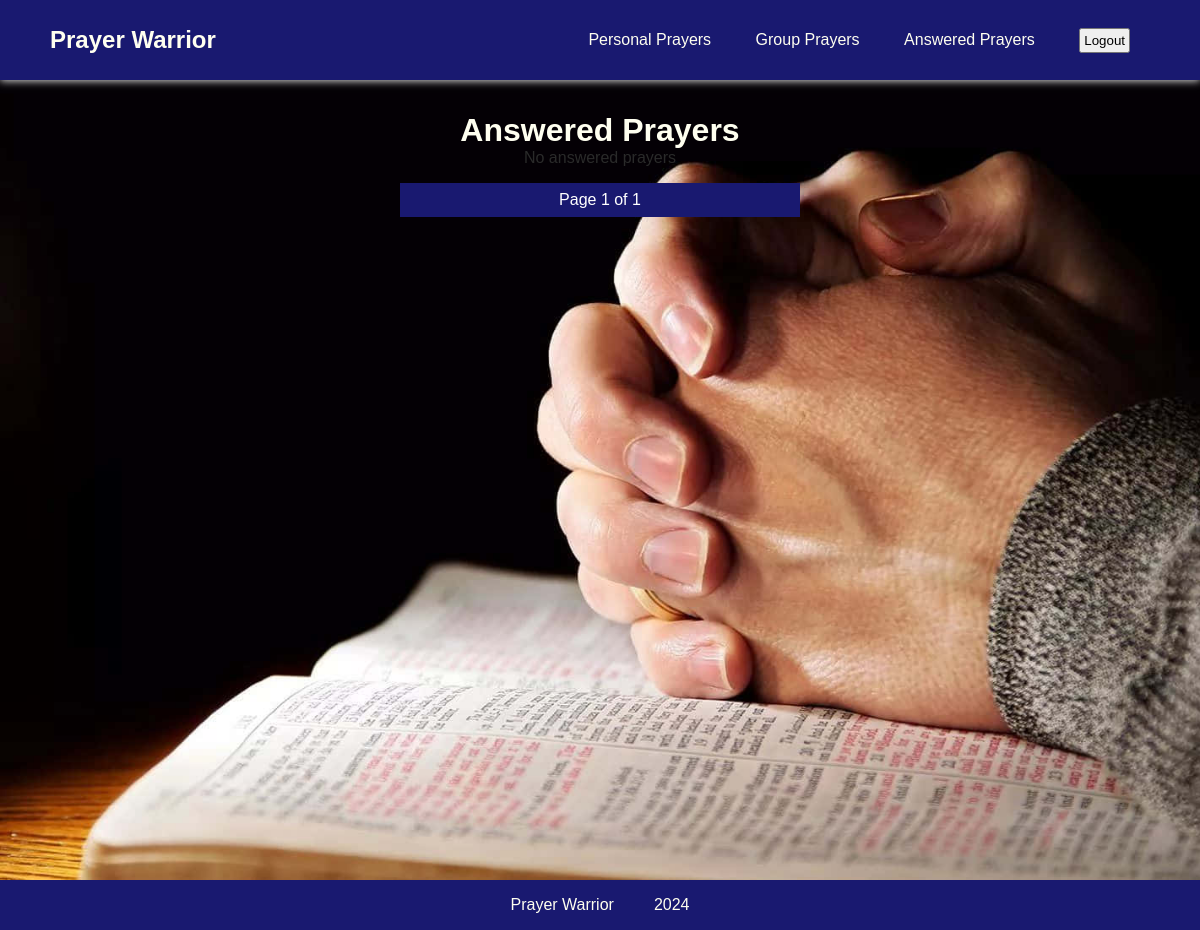
The page /app/answered-prayer-list/ (signed in) on the database as committed earlier.
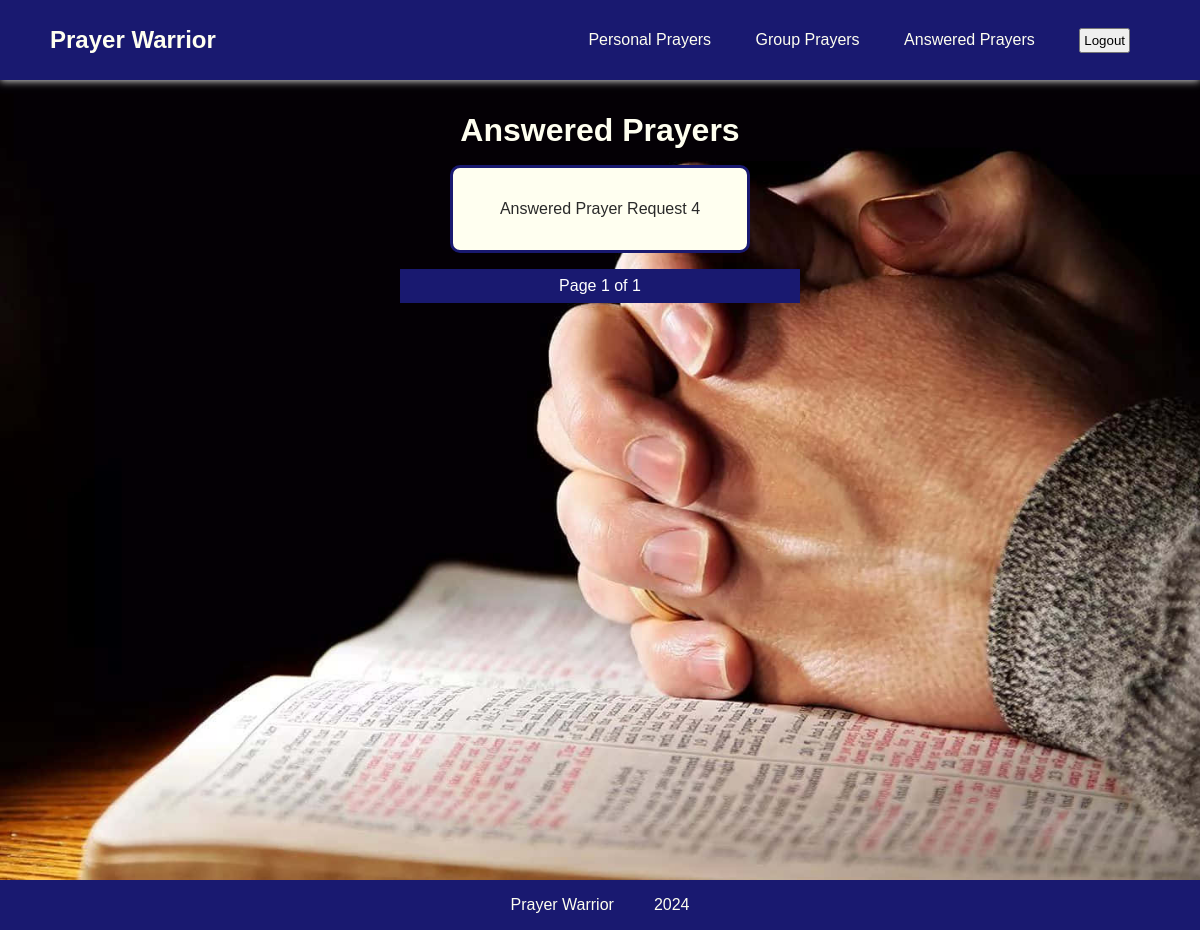
The same page on the database as committed later.
### app/models.py (models this page shows)
class AnsweredPrayer(models.Model):
    datetime = models.DateTimeField(auto_now_add=True)
    prayer_request = models.ForeignKey(PrayerRequest, on_delete=models.CASCADE)
    content = models.TextField()

### app/views.py (the view)
# urls.py: path("answered-prayer-list/", views.AnsweredPrayerListView.as_view(), name="answered-prayer-list"),
class AnsweredPrayerListView(LoginRequiredMixin, generic.ListView):
    model = AnsweredPrayer
    template_name = "app/answered-prayer-list.html"
    login_url = reverse_lazy("login")
    paginate_by = 6
    def get_queryset(self):
        prayer_requests = PrayerRequest.objects.filter(user=self.request.user)
        queryset = []
        for prayer_request in prayer_requests:
            if AnsweredPrayer.objects.filter(prayer_request=prayer_request).exists():
                queryset.append(AnsweredPrayer.objects.get(prayer_request=prayer_request))
        return queryset

### app/templates/app/answered-prayer-list.html
{% extends "app/base-list.html" %}
{% load static %}
{% block page-style %}<link href="{% static 'app/answered-prayer-list.css' %}" rel="stylesheet">{% endblock %}
{% block list-content %}
<div class="page-container">
    <div class="header">
        <h1>Answered Prayers</h1>
    </div>
    {% if page_obj %}
    {% for answered_prayer in page_obj %}
        <ul class="flex-container">
            <li class="answered-prayer"> {{answered_prayer.content}} </li>
        </ul>
    {% endfor %}
    {% else %}
    No answered prayers
    {% endif %}
</div>
{% endblock %}

Rows that differ between the two databases and show on the page:
added AnsweredPrayer: content "Answered Prayer Request 4"
Other text that changed with them:
text no longer shown: "No answered prayers"
